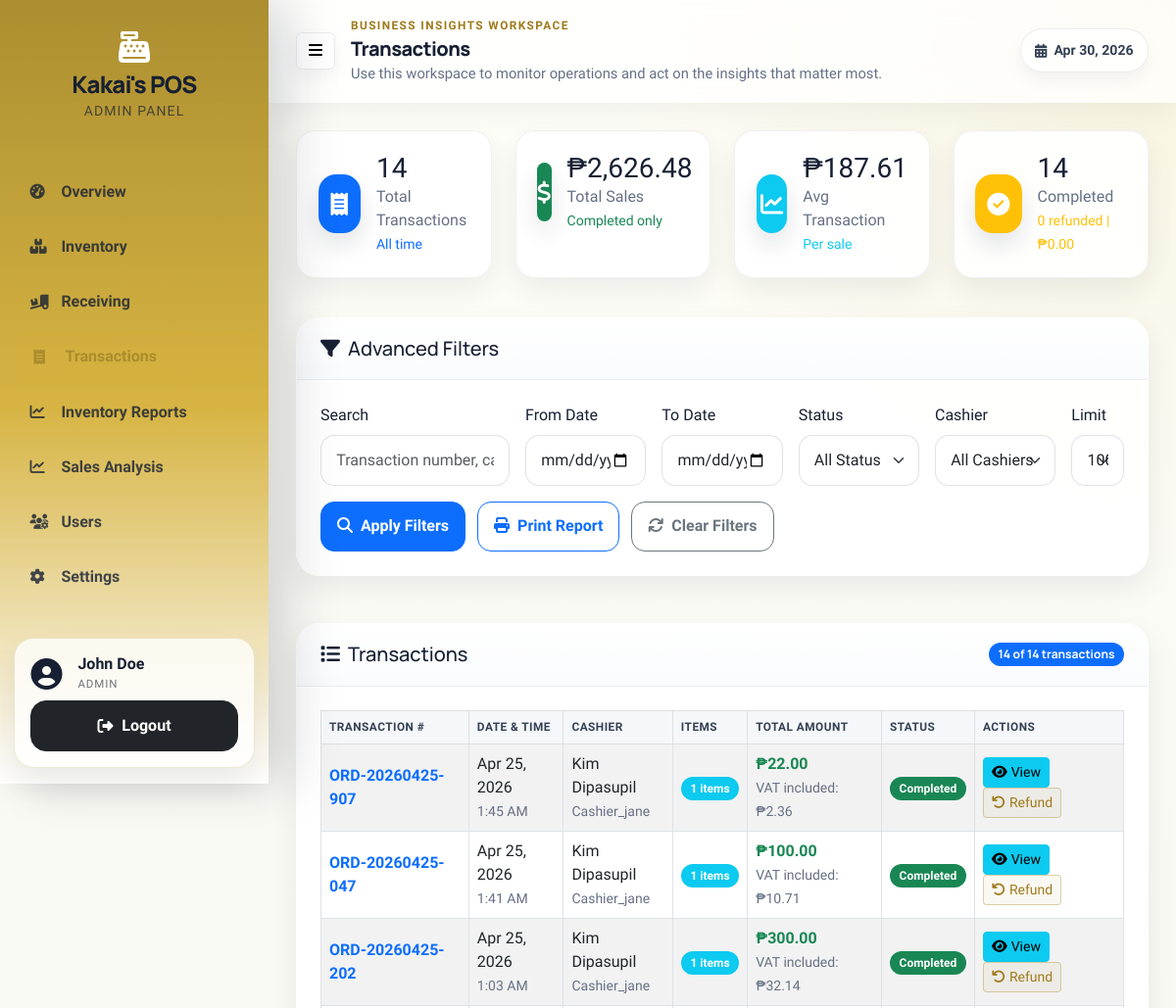
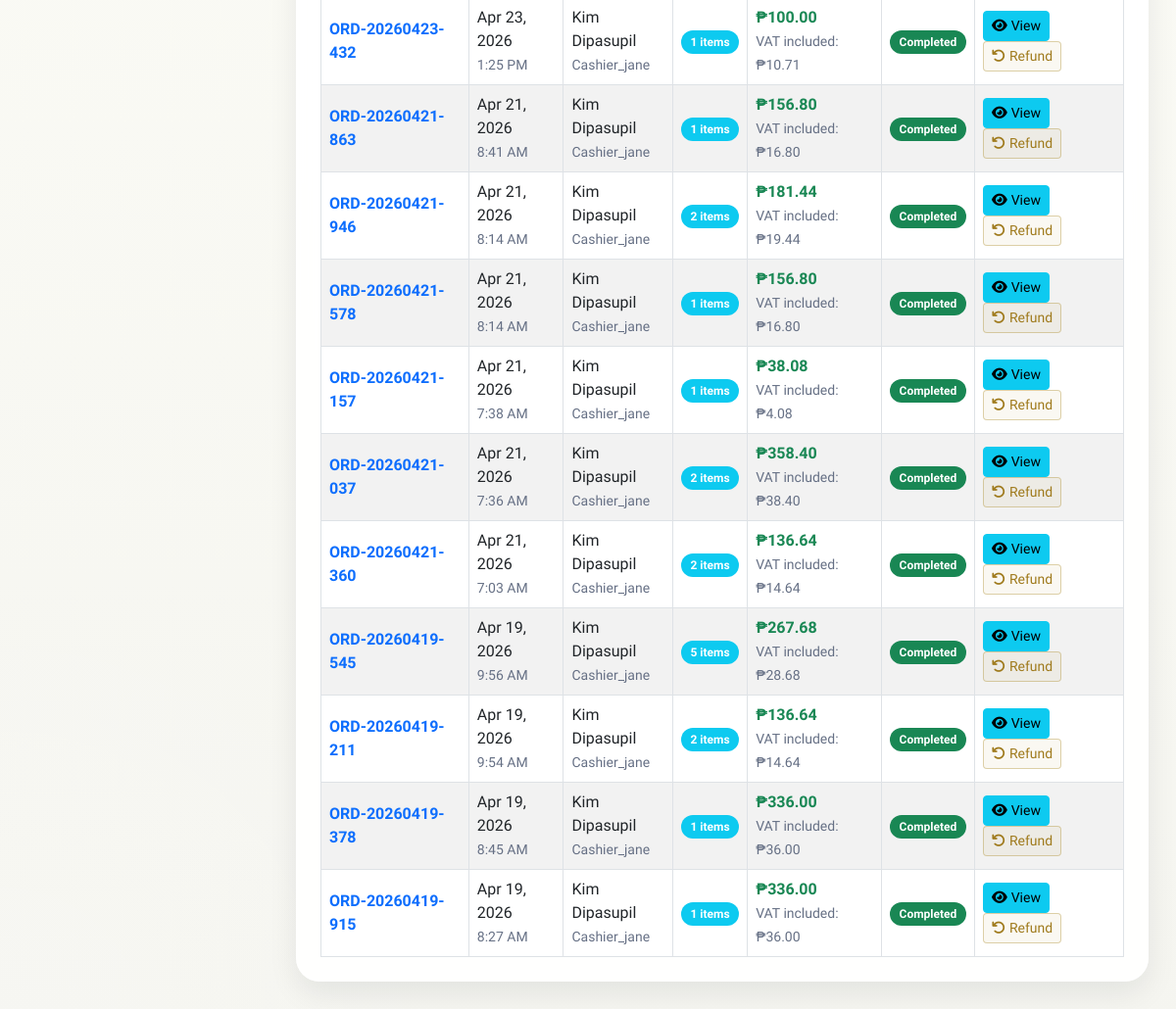
Screenshot of /transactions.php (signed in) with the database file from the repository (2 pictures, top to bottom).
### tables this page shows
CREATE TABLE IF NOT EXISTS `orders` (
  `id` int NOT NULL AUTO_INCREMENT,
  `order_number` varchar(20) NOT NULL,
  `user_id` int NOT NULL,
  `total_amount` decimal(10,2) NOT NULL,
  `subtotal` decimal(10,2) DEFAULT '0.00',
  `discount_percent` decimal(5,2) DEFAULT '0.00',
  `discount_amount` decimal(10,2) DEFAULT '0.00',
  `tax_amount` decimal(10,2) DEFAULT '0.00',
  `payment_method` varchar(50) DEFAULT 'cash',
  `amount_received` decimal(10,2) DEFAULT '0.00',
  `status` enum('pending','completed','cancelled','refunded') DEFAULT 'pending',
  `created_at` timestamp NULL DEFAULT CURRENT_TIMESTAMP,
  PRIMARY KEY (`id`),
  UNIQUE KEY `order_number` (`order_number`),
  KEY `user_id` (`user_id`),
  CONSTRAINT `orders_ibfk_1` FOREIGN KEY (`user_id`) REFERENCES `users` (`id`)
);

CREATE TABLE IF NOT EXISTS `users` (
  `id` int NOT NULL AUTO_INCREMENT,
  `username` varchar(50) NOT NULL,
  `email` varchar(100) NOT NULL,
  `password` varchar(255) NOT NULL,
  `role` enum('admin','staff','cashier') NOT NULL DEFAULT 'staff',
  `first_name` varchar(50) NOT NULL,
  `last_name` varchar(50) NOT NULL,
  `status` enum('active','inactive') DEFAULT 'active',
  `created_at` timestamp NULL DEFAULT CURRENT_TIMESTAMP,
  `updated_at` timestamp NULL DEFAULT CURRENT_TIMESTAMP ON UPDATE CURRENT_TIMESTAMP,
  PRIMARY KEY (`id`),
  UNIQUE KEY `username` (`username`),
  UNIQUE KEY `email` (`email`)
);

### app/config.php (called while the page is built, shortened)
<?php
spl_autoload_register(function ($className) {
    $directories = [
        'classes/',
        'controllers/',
        'helpers/'
    ];
    foreach ($directories as $dir) {
        $file = APP_ROOT . '/' . $dir . $className . '.php';
        if (file_exists($file)) {
            return;
        }
    }
});
function formatCurrency($amount) {
    return Layout::formatCurrency($amount);
}
?>

### app/helpers/Layout.php (called while the page is built, shortened)
<?php
class Layout {
    public static function formatCurrency($amount) {
        return '₱' . number_format($amount, 2);
    }
}
?>

### public/transactions.php (the view, shortened to what this page needs)
<?php
require_once __DIR__ . '/../app/config.php';
$db = Database::getInstance()->getConnection();
$search = $_GET['search'] ?? '';
$date_from = $_GET['date_from'] ?? '';
$date_to = $_GET['date_to'] ?? '';
$limit = $_GET['limit'] ?? 100;
$filterSQL = " WHERE 1=1";
$params = [];
$transactionSQL = "SELECT o.*, u.first_name, u.last_name, u.username, o.created_at as date,
                          COUNT(oi.id) as item_count
                   FROM orders o
                   LEFT JOIN users u ON o.user_id = u.id
                   LEFT JOIN order_items oi ON o.id = oi.order_id" .
                   $filterSQL .
                   " GROUP BY o.id ORDER BY o.created_at DESC LIMIT " . (int) $limit;
$stmt = $db->prepare($transactionSQL);
$stmt->execute($params);
$transactions = $stmt->fetchAll(PDO::FETCH_ASSOC);
$summarySQL = "SELECT
    COUNT(*) as total_transactions,
    SUM(CASE WHEN filtered.status = 'completed' THEN filtered.total_amount ELSE 0 END) as total_sales,
    AVG(CASE WHEN filtered.status = 'completed' THEN filtered.total_amount ELSE NULL END) as avg_transaction,
    SUM(CASE WHEN filtered.status = 'completed' THEN 1 ELSE 0 END) as completed_count,
    SUM(CASE WHEN filtered.status = 'pending' THEN 1 ELSE 0 END) as pending_count,
    SUM(CASE WHEN filtered.status = 'cancelled' THEN 1 ELSE 0 END) as cancelled_count,
    SUM(CASE WHEN filtered.status = 'refunded' THEN 1 ELSE 0 END) as refunded_count,
    SUM(CASE WHEN filtered.status = 'refunded' THEN filtered.total_amount ELSE 0 END) as refunded_amount
FROM (
    SELECT o.id, o.total_amount, o.status, o.created_at
    FROM orders o
    LEFT JOIN users u ON o.user_id = u.id" .
    $filterSQL .
    " ORDER BY o.created_at DESC LIMIT " . (int) $limit . "
) filtered";
$stmt = $db->prepare($summarySQL);
$stmt->execute($params);
$summary = $stmt->fetch(PDO::FETCH_ASSOC);
?>
<div class="row mb-4">
    <div class="col-xl-3 col-md-6 mb-3">
        <div class="stats-card">
            <div class="d-flex align-items-center">
                <div class="stats-icon bg-primary me-3">
                    <i class="fas fa-receipt"></i>
                </div>
                <div>
                    <h3 class="mb-0"><?php echo number_format($summary['total_transactions']); ?></h3>
                    <p class="text-muted mb-0">Total Transactions</p>
                    <small class="text-primary">All time</small>
                </div>
            </div>
        </div>
    </div>
    <div class="col-xl-3 col-md-6 mb-3">
        <div class="stats-card">
            <div class="d-flex align-items-center">
                <div class="stats-icon bg-success me-3">
                    <i class="fas fa-dollar-sign"></i>
                </div>
                <div>
                    <h3 class="mb-0"><?php echo formatCurrency($summary['total_sales'] ?? 0); ?></h3>
                    <p class="text-muted mb-0">Total Sales</p>
                    <small class="text-success">Completed only</small>
                </div>
            </div>
        </div>
    </div>
    <div class="col-xl-3 col-md-6 mb-3">
        <div class="stats-card">
            <div class="d-flex align-items-center">
                <div class="stats-icon bg-info me-3">
                    <i class="fas fa-chart-line"></i>
                </div>
                <div>
                    <h3 class="mb-0"><?php echo formatCurrency($summary['avg_transaction'] ?? 0); ?></h3>
                    <p class="text-muted mb-0">Avg Transaction</p>
                    <small class="text-info">Per sale</small>
                </div>
            </div>
        </div>
    </div>
    <div class="col-xl-3 col-md-6 mb-3">
        <div class="stats-card">
            <div class="d-flex align-items-center">
                <div class="stats-icon bg-warning me-3">
                    <i class="fas fa-check-circle"></i>
                </div>
                <div>
                    <h3 class="mb-0"><?php echo number_format($summary['completed_count'] ?? 0); ?></h3>
                    <p class="text-muted mb-0">Completed</p>
                    <small class="text-warning"><?php echo (int) ($summary['refunded_count'] ?? 0); ?> refunded | <?php echo formatCurrency($summary['refunded_amount'] ?? 0); ?></small>
                </div>
            </div>
        </div>
    </div>
</div>
<div class="row mb-4 no-print">
    <div class="col-12">
        <div class="content-card">
            <div class="card-header">
                <h5 class="mb-0">
                    <i class="fas fa-filter me-2"></i>Advanced Filters
                </h5>
            </div>
            <div class="card-body">
                <form method="GET" class="row g-3">
                    <div class="col-md-3">
                        <label class="form-label">Search</label>
                        <input type="text" class="form-control" name="search" value="<?php echo htmlspecialchars($search); ?>" placeholder="Transaction number, cashier...">
                    </div>
                    <div class="col-md-2">
                        <label class="form-label">From Date</label>
                        <input type="date" class="form-control" name="date_from" value="<?php echo htmlspecialchars($date_from); ?>">
                    </div>
                    <div class="col-md-2">
                        <label class="form-label">To Date</label>
                        <input type="date" class="form-control" name="date_to" value="<?php echo htmlspecialchars($date_to); ?>">
                    </div>
                    <div class="col-md-2">
                        <label class="form-label">Status</label>
                        <select class="form-select" name="status">
                            <option value="">All Status</option>
                        </select>
                    </div>
                    <div class="col-md-2">
                        <label class="form-label">Cashier</label>
                        <select class="form-select" name="cashier">
                            <option value="">All Cashiers</option>
                        </select>
                    </div>
                    <div class="col-md-1">
                        <label class="form-label">Limit</label>
                        <select class="form-select" name="limit">
                            <option value="100" <?php echo $limit == 100 ? 'selected' : ''; ?>>100</option>
                        </select>
                    </div>
                    <div class="col-12">
                        <button type="submit" class="btn btn-primary btn-custom me-2">
                            <i class="fas fa-search me-2"></i>Apply Filters
                        </button>
                        <button type="button" class="btn btn-outline-primary btn-custom me-2" onclick="printReport()">
                            <i class="fas fa-print me-2"></i>Print Report
                        </button>
                        <a href="transactions.php" class="btn btn-outline-secondary btn-custom">
                            <i class="fas fa-refresh me-2"></i>Clear Filters
                        </a>
                    </div>
                </form>
            </div>
        </div>
    </div>
</div>
<div class="row">
    <div class="col-12">
        <div class="content-card">
            <div class="card-header d-flex justify-content-between align-items-center">
                <h5 class="mb-0">
                    <i class="fas fa-list me-2"></i>Transactions
                </h5>
                <span class="badge bg-primary"><?php echo count($transactions); ?> of <?php echo $summary['total_transactions']; ?> transactions</span>
            </div>
            <div class="card-body">
                <div class="table-responsive">
                    <table class="table table-striped table-hover table-bordered align-middle mb-0">
                        <thead class="table-light">
                            <tr>
                                <th>Transaction #</th>
                                <th>Date & Time</th>
                                <th>Cashier</th>
                                <th>Items</th>
                                <th>Total Amount</th>
                                <th>Status</th>
                                <th class="no-print">Actions</th>
                            </tr>
                        </thead>
                        <tbody>
                            <?php if (empty($transactions)): ?>
                                <tr>
                                    <td colspan="7" class="text-center text-muted py-4">
                                        <i class="fas fa-info-circle me-2"></i>No transactions found with current filters
                                    </td>
                                </tr>
                            <?php else: ?>
                                <?php foreach ($transactions as $t): ?>
                                    <tr>
                                        <td>
                                            <strong class="text-primary"><?php echo htmlspecialchars($t['order_number'] ?? 'ORD-' . $t['id']); ?></strong>
                                        </td>
                                        <td>
                                            <div><?php echo date('M j, Y', strtotime($t['date'])); ?></div>
                                            <small class="text-muted"><?php echo date('g:i A', strtotime($t['date'])); ?></small>
                                        </td>
                                        <td>
                                            <?php
                                            $cashierName = trim(($t['first_name'] ?? '') . ' ' . ($t['last_name'] ?? ''));
                                            echo htmlspecialchars($cashierName ?: $t['username'] ?: 'Unknown');
                                            ?>
                                            <br><small class="text-muted"><?php echo ucfirst($t['username'] ?? ''); ?></small>
                                        </td>
                                        <td>
                                            <span class="badge bg-info"><?php echo $t['item_count']; ?> items</span>
                                        </td>
                                        <td>
                                            <strong class="text-success"><?php echo formatCurrency($t['total_amount']); ?></strong>
                                            <?php if ($t['tax_amount']): ?>
                                                <br><small class="text-muted">VAT included: <?php echo formatCurrency($t['tax_amount']); ?></small>
                                            <?php endif; ?>
                                        </td>
                                        <td>
                                            <span class="badge bg-<?php echo $t['status'] === 'completed' ? 'success' : ($t['status'] === 'pending' ? 'warning' : ($t['status'] === 'refunded' ? 'secondary' : 'danger')); ?>">
                                                <?php echo ucfirst($t['status']); ?>
                                            </span>
                                        </td>
                                        <td class="no-print">
                                            <button type="button" class="btn btn-info btn-sm" onclick="viewTransactionDetails(<?php echo $t['id']; ?>)">
                                                <i class="fas fa-eye me-1"></i>View
                                            </button>
                                            <?php if ($t['status'] === 'completed'): ?>
                                                <button
                                                    type="button"
                                                    class="btn btn-outline-danger btn-sm"
                                                    onclick="openRefundModal(<?php echo (int) $t['id']; ?>, '<?php echo htmlspecialchars($t['order_number'] ?? 'ORD-' . $t['id'], ENT_QUOTES, 'UTF-8'); ?>', '<?php echo htmlspecialchars(formatCurrency((float) $t['total_amount']), ENT_QUOTES, 'UTF-8'); ?>')">
                                                    <i class="fas fa-undo me-1"></i>Refund
                                                </button>
                                            <?php endif; ?>
                                        </td>
                                    </tr>
                                <?php endforeach; ?>
                            <?php endif; ?>
                        </tbody>
                    </table>
                </div>
            </div>
        </div>
    </div>
</div>
<?php
include __DIR__ . '/../app/views/layout.php';
?>

### rows the page displays
orders: order_number "ORD-20260425-907", created_at "Apr 25, 2026", created_at "1:45 AM", user.last_name "Kim Dipasupil", user.username "Cashier_jane", item_count "1", total_amount "₱22.00", tax_amount "₱2.36", status "Completed"
orders: order_number "ORD-20260425-047", created_at "Apr 25, 2026", created_at "1:41 AM", user.last_name "Kim Dipasupil", user.username "Cashier_jane", item_count "1", total_amount "₱100.00", tax_amount "₱10.71", status "Completed"
orders: order_number "ORD-20260425-202", created_at "Apr 25, 2026", created_at "1:03 AM", user.last_name "Kim Dipasupil", user.username "Cashier_jane", item_count "1", total_amount "₱300.00", tax_amount "₱32.14", status "Completed"
orders: order_number "ORD-20260423-432", created_at "Apr 23, 2026", created_at "1:25 PM", user.last_name "Kim Dipasupil", user.username "Cashier_jane", item_count "1", total_amount "₱100.00", tax_amount "₱10.71", status "Completed"
orders: order_number "ORD-20260421-863", created_at "Apr 21, 2026", created_at "8:41 AM", user.last_name "Kim Dipasupil", user.username "Cashier_jane", item_count "1", total_amount "₱156.80", tax_amount "₱16.80", status "Completed"
orders: order_number "ORD-20260421-946", created_at "Apr 21, 2026", created_at "8:14 AM", user.last_name "Kim Dipasupil", user.username "Cashier_jane", item_count "2", total_amount "₱181.44", tax_amount "₱19.44", status "Completed"
orders: order_number "ORD-20260421-578", created_at "Apr 21, 2026", created_at "8:14 AM", user.last_name "Kim Dipasupil", user.username "Cashier_jane", item_count "1", total_amount "₱156.80", tax_amount "₱16.80", status "Completed"
orders: order_number "ORD-20260421-157", created_at "Apr 21, 2026", created_at "7:38 AM", user.last_name "Kim Dipasupil", user.username "Cashier_jane", item_count "1", total_amount "₱38.08", tax_amount "₱4.08", status "Completed"
orders: order_number "ORD-20260421-037", created_at "Apr 21, 2026", created_at "7:36 AM", user.last_name "Kim Dipasupil", user.username "Cashier_jane", item_count "2", total_amount "₱358.40", tax_amount "₱38.40", status "Completed"
orders: order_number "ORD-20260421-360", created_at "Apr 21, 2026", created_at "7:03 AM", user.last_name "Kim Dipasupil", user.username "Cashier_jane", item_count "2", total_amount "₱136.64", tax_amount "₱14.64", status "Completed"
orders: order_number "ORD-20260419-545", created_at "Apr 19, 2026", created_at "9:56 AM", user.last_name "Kim Dipasupil", user.username "Cashier_jane", item_count "5", total_amount "₱267.68", tax_amount "₱28.68", status "Completed"
orders: order_number "ORD-20260419-211", created_at "Apr 19, 2026", created_at "9:54 AM", user.last_name "Kim Dipasupil", user.username "Cashier_jane", item_count "2", total_amount "₱136.64", tax_amount "₱14.64", status "Completed"
orders: order_number "ORD-20260419-378", created_at "Apr 19, 2026", created_at "8:45 AM", user.last_name "Kim Dipasupil", user.username "Cashier_jane", item_count "1", total_amount "₱336.00", tax_amount "₱36.00", status "Completed"
orders: order_number "ORD-20260419-915", created_at "Apr 19, 2026", created_at "8:27 AM", user.last_name "Kim Dipasupil", user.username "Cashier_jane", item_count "1", total_amount "₱336.00", tax_amount "₱36.00", status "Completed"

### other values shown
$roleLabel "ADMIN"
$displayName "John Doe"
$pageName "Transactions"
$pageSubtitle "Use this workspace to monitor operations and act on the insights that matter most."
$summary['total_transactions'] "14"
formatCurrency($summary['total_sales'] ?? 0) "₱2,626.48"
formatCurrency($summary['avg_transaction'] ?? 0) "₱187.61"
$summary['completed_count'] "14"
$summary['refunded_count'] "0"
formatCurrency($summary['refunded_amount'] ?? 0) "₱0.00"
count($transactions) "14"
